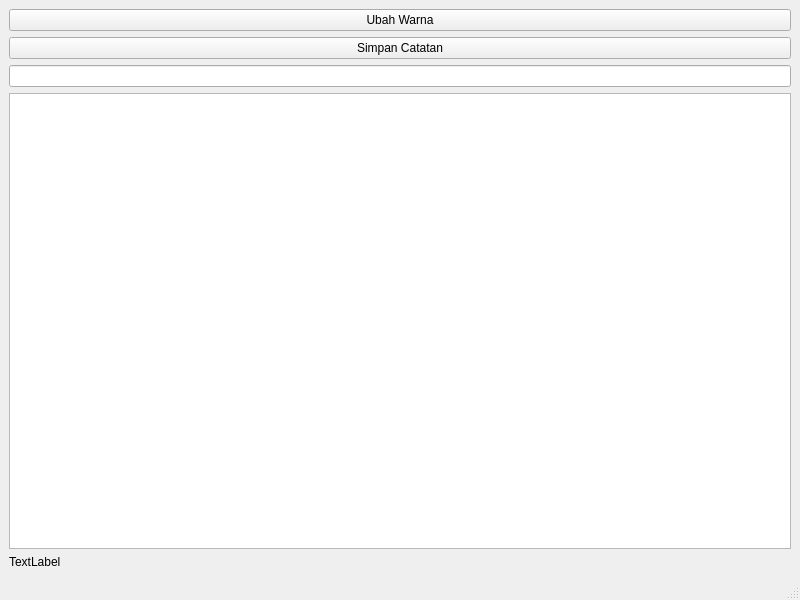
<?xml version="1.0" encoding="UTF-8"?>
<ui version="4.0">
 <class>MainWindow</class>
 <widget class="QMainWindow" name="MainWindow">
  <property name="geometry">
   <rect>
    <x>0</x>
    <y>0</y>
    <width>800</width>
    <height>600</height>
   </rect>
  </property>
  <property name="windowTitle">
   <string>MainWindow</string>
  </property>
  <widget class="QWidget" name="centralwidget">
   <layout class="QVBoxLayout" name="verticalLayout">
    <item>
     <widget class="QPushButton" name="pushButton_2">
      <property name="text">
       <string>Ubah Warna</string>
      </property>
     </widget>
    </item>
    <item>
     <widget class="QPushButton" name="pushButton">
      <property name="text">
       <string>Simpan Catatan</string>
      </property>
     </widget>
    </item>
    <item>
     <widget class="QLineEdit" name="lineEdit"/>
    </item>
    <item>
     <widget class="QTextEdit" name="textEdit"/>
    </item>
    <item>
     <widget class="QLabel" name="label">
      <property name="text">
       <string>TextLabel</string>
      </property>
     </widget>
    </item>
   </layout>
  </widget>
  <widget class="QMenuBar" name="menubar">
   <property name="geometry">
    <rect>
     <x>0</x>
     <y>0</y>
     <width>800</width>
     <height>25</height>
    </rect>
   </property>
  </widget>
  <widget class="QStatusBar" name="statusbar"/>
 </widget>
 <resources/>
 <connections/>
</ui>
